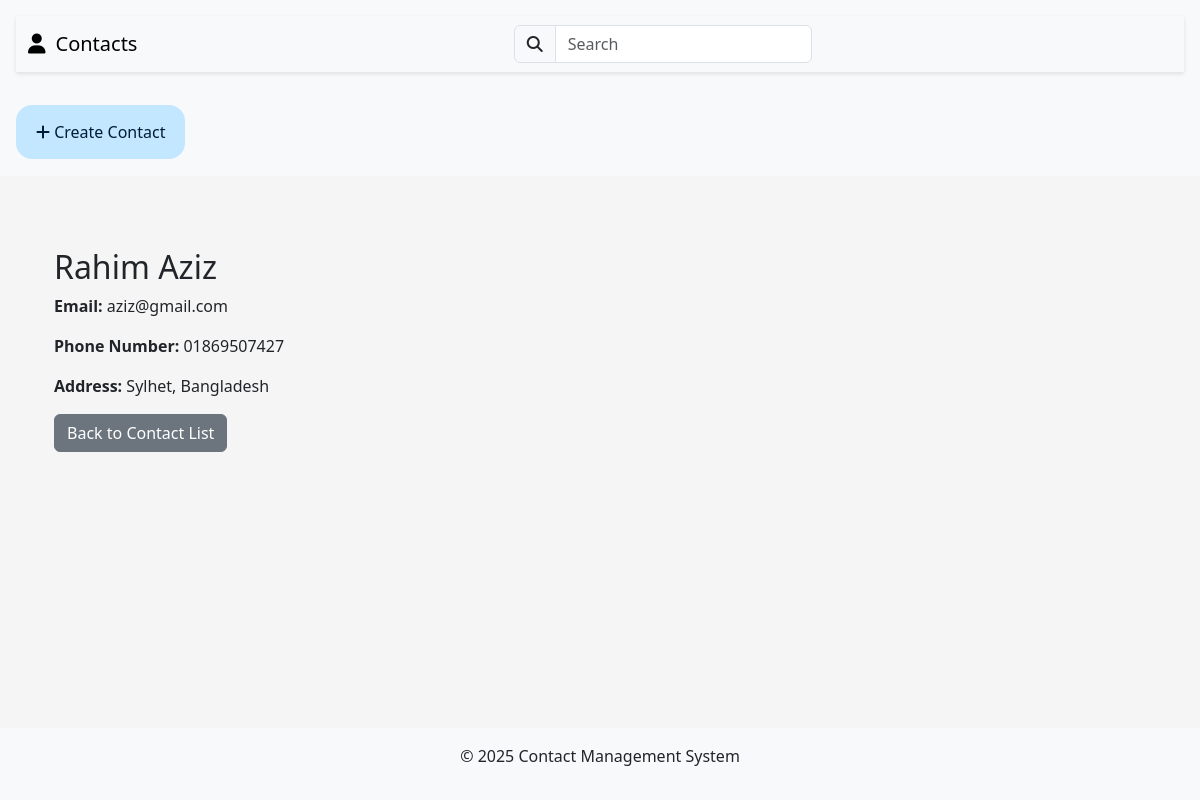
Page /contacts/contacts/4/ on the committed database.
### contacts/models.py (models this page shows, shortened)
class Contact(models.Model):
    first_name = models.CharField(max_length=255)
    last_name = models.CharField(max_length=255)
    email = models.EmailField(unique=True)
    phone_number = models.CharField(max_length=20)
    address = models.TextField()

### contacts/views.py (the view)
# urls.py: path('contacts/<int:pk>/', views.contact_detail, name='contact_detail'),
def contact_detail(request, pk):
    contact = Contact.objects.get(pk=pk)
    return render(request, "contacts/contact_detail.html", {"contact": contact})

### contacts/templates/contacts/contact_detail.html (shortened to what this page needs)
{% extends "base.html" %}
{% load crispy_forms_tags %}
{% block content %}
<div class="container mt-5">
    <h2>{{ contact.first_name }} {{ contact.last_name }}</h2>
    <p><strong>Email:</strong> {{ contact.email }}</p>
    <p><strong>Phone Number:</strong> {{ contact.phone_number }}</p>
    <p><strong>Address:</strong> {{ contact.address }}</p>
    <a href="{% url 'contact_list' %}" class="btn btn-secondary">Back to Contact List</a>
</div>
{% endblock %}

### contacts/static/contacts/css/style.css (style rules this page uses)
body { background-color: #f5f5f5; }

### rows in the picture
Contact: first_name "Rahim", last_name "Aziz", email "aziz@gmail.com", phone_number "01869507427", address "Sylhet, Bangladesh"
